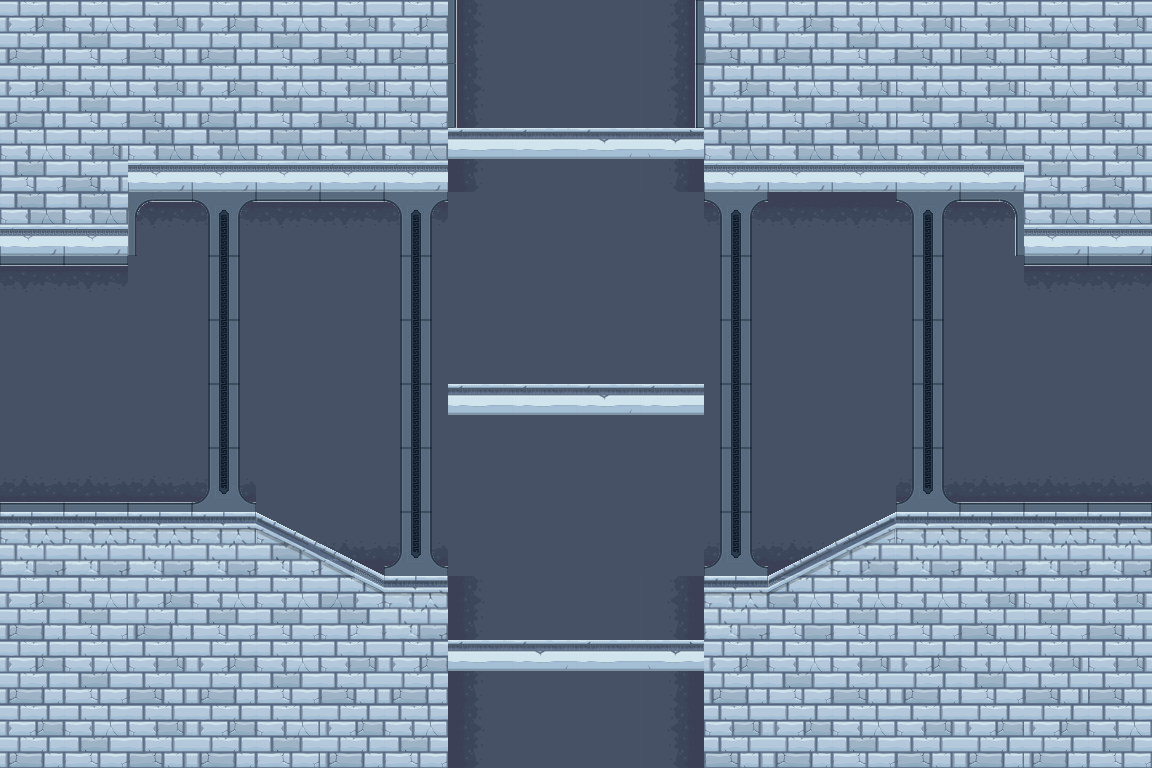

A level layout from a 2D game, rendered from its tile map. Below: a short description, then the map file with its tile-grid data intact:
An orthogonal 18x12 tile map with 64x64 px tiles, 2 tile layers (background, 1), 2 tilesets and 6 objects.

<map version="1.0" orientation="orthogonal" renderorder="right-down" width="18" height="12" tilewidth="64" tileheight="64" nextobjectid="14">
 <properties>
  <property name="Down" value="Yes" />
  <property name="Height" type="float" value="768" />
  <property name="Left" value="Yes" />
  <property name="Right" value="Yes" />
  <property name="Up" value="Yes" />
  <property name="Width" type="float" value="1152" />
 </properties>
 <tileset firstgid="1" name="tiles" tilewidth="64" tileheight="64" tilecount="105" columns="15">
  <image source="tiles.png" width="989" height="450" />
 </tileset>
 <tileset firstgid="106" name="items" tilewidth="64" tileheight="64" tilecount="400" columns="20">
  <image source="items.png" width="1280" height="1280" />
 </tileset>
 <layer name="background" width="18" height="12">
  <data encoding="csv">
18,19,20,18,19,20,18,24,25,25,26,20,18,19,20,20,19,20,
18,19,20,18,19,20,19,24,25,25,26,18,19,20,19,20,19,20,
19,20,25,25,25,25,25,24,25,25,26,25,25,25,25,25,19,20,
18,19,10,10,10,10,10,25,25,25,25,10,10,10,10,10,19,20,
10,10,25,25,25,25,25,25,25,25,25,25,25,25,25,25,10,10,
25,25,25,25,25,25,25,25,25,25,25,25,25,25,25,25,25,25,
25,25,25,25,25,25,25,25,25,25,25,25,25,25,25,25,25,25,
40,40,40,40,25,25,25,25,25,25,25,25,25,25,40,40,40,40,
19,20,25,25,25,40,40,25,25,25,25,40,40,25,25,25,19,20,
18,19,25,25,25,19,25,24,25,25,26,25,16,25,25,25,19,20,
18,19,20,18,19,20,18,24,25,25,26,18,19,20,18,19,20,20,
18,19,20,18,19,18,19,24,25,25,26,20,18,19,20,18,18,19
</data>
 </layer>
 <layer name="1" width="18" height="12">
  <data encoding="csv">
0,0,0,0,0,0,0,84,0,0,87,0,0,0,0,0,0,0,
0,0,0,0,0,0,0,84,0,0,87,0,0,0,0,0,0,0,
0,0,64,64,64,64,64,103,103,104,105,64,64,64,64,64,0,0,
64,64,69,70,71,71,70,0,0,0,0,70,44,44,70,72,64,64,
71,71,0,85,0,0,85,0,0,0,0,85,0,0,85,0,71,71,
0,0,0,85,0,0,85,0,0,0,0,85,0,0,85,0,0,0,
0,0,0,85,0,0,85,103,103,104,103,85,0,0,85,0,0,0,
101,101,101,100,0,0,85,25,25,25,0,85,0,0,100,101,101,101,
4,4,4,4,6,7,100,0,0,0,0,100,1,2,4,4,4,4,
0,0,18,19,19,22,4,0,0,0,0,4,16,19,19,20,0,0,
0,0,0,0,0,0,0,103,104,103,105,0,0,0,0,0,0,0,
0,0,0,0,0,0,0,0,0,0,0,0,0,0,0,0,0,0
</data>
 </layer>
 <objectgroup name="ground">
  <object id="6" x="448" y="768">
   <polyline points="0,0 0,-192 -64,-192 -192,-256 -576,-256 -576,-512 -320,-512 -320,-576 0,-576 0,-960 256,-960 256,-576 576,-576 576,-512 832,-512 832,-256 448,-256 320,-192 256,-192 256,0" />
  </object>
 </objectgroup>
 <objectgroup name="platform">
  <object id="7" x="448" y="640" width="256.103" height="30.3667" />
  <object id="8" x="448" y="384" width="255.014" height="28.4497" />
  <object id="9" x="448" y="128" width="256.103" height="28.7091" />
 </objectgroup>
 <objectgroup name="vase">
  <object id="10" x="64" y="448" width="64" height="64" />
 </objectgroup>
 <objectgroup name="window">
  <object id="13" x="533.984" y="201.158" width="84.1207" height="171.289" />
 </objectgroup>
</map>
